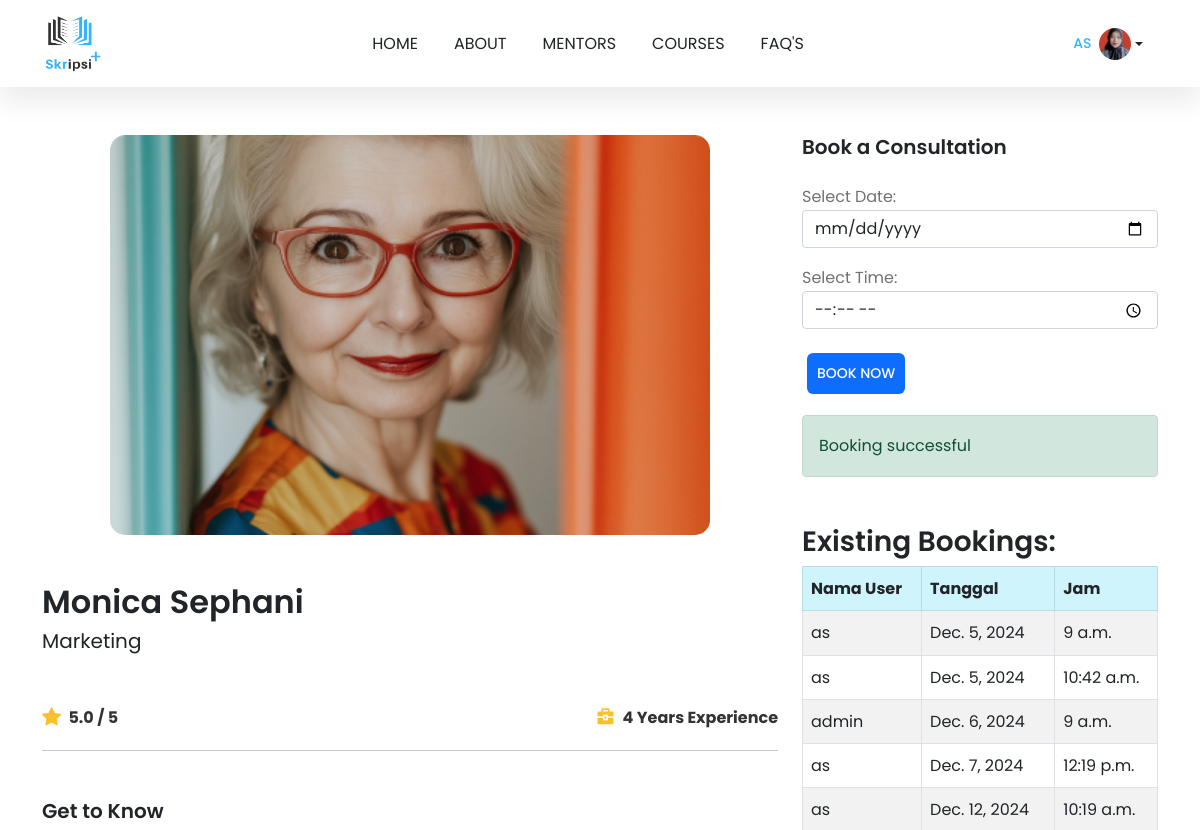
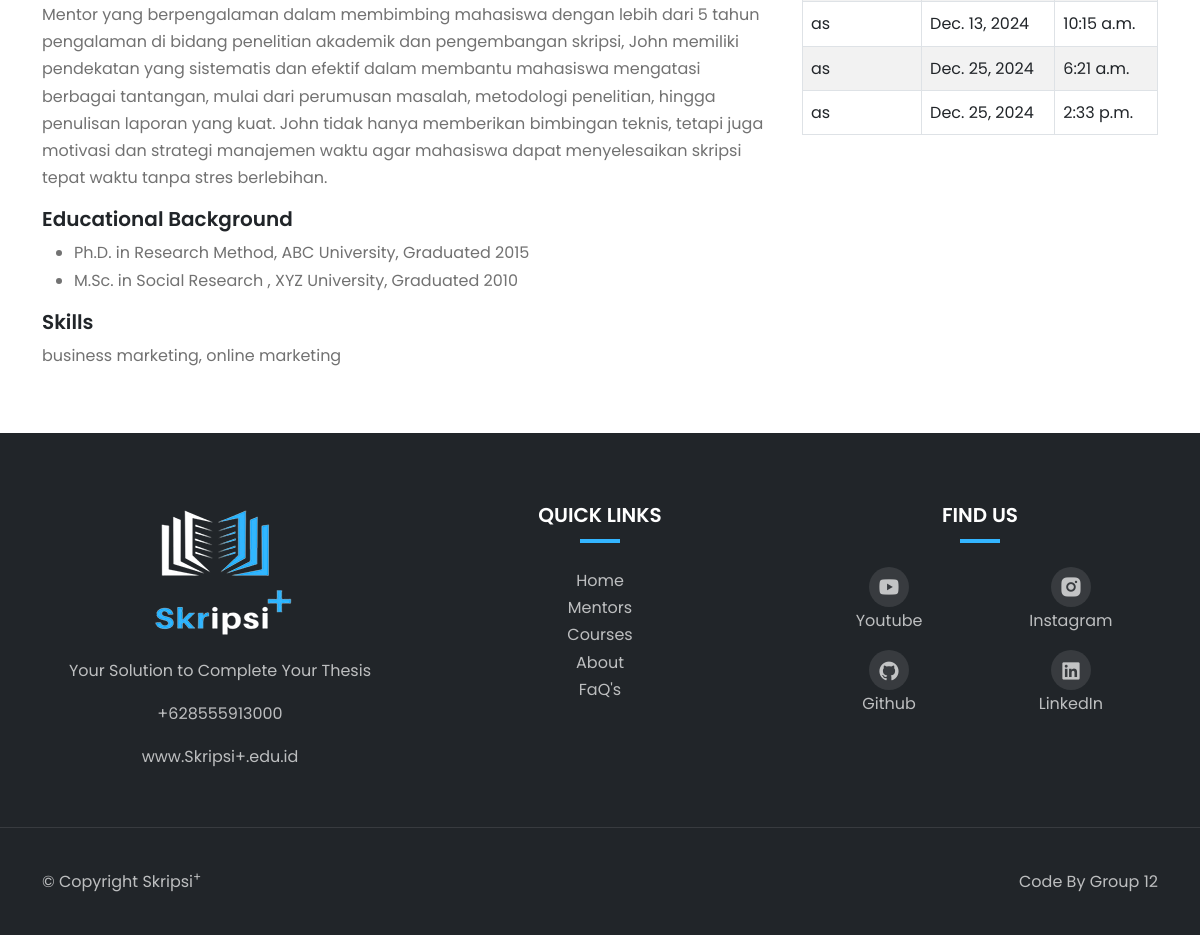
Page /mentor/2/ (signed in) on the committed database (2 pictures, top to bottom).
### public_app/models.py (models this page shows, shortened)
class Profile(models.Model):
    user = models.OneToOneField(User, on_delete=models.CASCADE)
    phone = models.CharField(max_length=15, blank=True, null=True)
    domicile = models.CharField(max_length=100, blank=True, null=True)
    photo = models.ImageField(upload_to='profile_photos/', blank=True, null=True)

class Mentor(models.Model):
    name = models.CharField(max_length=100)
    image = models.ImageField(upload_to='mentors/')
    rating = models.DecimalField(max_digits=2, decimal_places=1)
    experience = models.PositiveIntegerField(help_text="Experience in years")
    specialization = models.CharField(max_length=100)
    bio = models.TextField()
    education = models.TextField(help_text="Educational background")
    skills = models.TextField(help_text="Comma-separated list of skills")
    price = models.DecimalField(max_digits=10, decimal_places=3, default=0.0, help_text="Consultation fee")

class Booking(models.Model):
    mentor = models.ForeignKey(Mentor, on_delete=models.CASCADE, related_name="bookings")
    user = models.ForeignKey(User, on_delete=models.CASCADE)
    date = models.DateField()
    time = models.TimeField()
    class Meta:
        unique_together = ('mentor', 'date', 'time')

### public_app/views.py (the view, shortened to what this page needs)
# urls.py: path('mentor/<int:pk>/', views.mentor_detail_view, name='mentor_detail'),
def mentor_detail_view(request, pk):
    mentor = Mentor.objects.get(pk=pk)
    bookings = mentor.bookings.all().order_by('date', 'time')  # Semua booking mentor, diurutkan
    return render(request, 'dashboard_detail_mentor.html', {'mentor': mentor, 'bookings': bookings})

### public_app/templates/dashboard_detail_mentor.html (shortened to what this page needs)
{% extends 'layouts/base.html' %}
{% load static %}
{% block content %}
<div class="container mt-5 mb-5">
  <div class="row">
    <div class="col-lg-8">
      <div class="image-container d-flex align-items-center justify-content-center">
        <img src="{{ mentor.image.url }}" alt="{{ mentor.name }}" class="img-fluid" />
      </div>
      <div class="nama-dosen mt-5">
        <h2>{{ mentor.name }}</h2>
        <h5>{{ mentor.specialization }}</h5>
      </div>
      <div class="rating-dosen mt-5 d-flex justify-content-between align-items-center">
        <div class="rating d-flex align-items-center">
          <i class="bi bi-star-fill"></i>
          <span class="ms-1">{{ mentor.rating }} / 5</span>
        </div>
        <div class="rating d-flex align-items-center">
          <i class="ri-briefcase-4-fill"></i>
          <span class="ms-1">{{ mentor.experience }} Years Experience</span>
        </div>
      </div>
      <hr />
      <div class="keterangan-dosen mt-5">
        <h5>Get to Know</h5>
        <p>{{ mentor.bio }}</p>
        <h5>Educational Background</h5>
        <ul>
          {% for education in mentor.education.splitlines %}
          <li>{{ education }}</li>
          {% endfor %}
        </ul>
        <h5>Skills</h5>
        <p>{{ mentor.skills }}</p>
      </div>
    </div>
    <div class="col-lg-4">
      <h5>Book a Consultation</h5>
      <form method="POST" class="mt-4">
        <label for="date">Select Date:</label>
        <input type="date" id="date" name="date" class="form-control mb-3" required>
        <label for="time">Select Time:</label>
        <input type="time" id="time" name="time" class="form-control mb-3" required>
        <button type="submit" class="btn btn-primary mt-2">Book Now</button>
      </form>
      {% if error %}
        <p class="alert alert-danger mt-3" id="alert-message">{{ error }}</p>
      {% else %}
        <p class="alert alert-success mt-3" id="alert-message">Booking successful</p>
      {% endif %}
      <h3 class="mt-5">Existing Bookings:</h3>
      <table class="table table-striped table-bordered">
        <thead class="table-info text-dark">
          <tr>
            <th scope="col">Nama User</th>
            <th scope="col">Tanggal</th>
            <th scope="col">Jam</th>
          </tr>
        </thead>
        <tbody>
          {% for booking in bookings %}
            <tr>
              <td>{{ booking.user.username }}</td>
              <td>{{ booking.date }}</td>
              <td>{{ booking.time }}</td>
            </tr>
          {% empty %}
            <tr>
              <td colspan="3" class="text-center">No bookings yet.</td>
            </tr>
          {% endfor %}
        </tbody>
      </table>
    </div>
  </div>
</div>
{% endblock %}

### public_app/templates/components/navbar.html (shortened to what this page needs)
{% load static %}
<nav class="navbar navbar-expand-lg bg-white sticky-top">
  <div class="container">
    <a class="navbar-brand" href="/">
      <img
        class="logo"
        src="{% static 'img/Light-removebg-preview.png'%}"
        alt="logo-Skripsi+"
      />
    </a>
    <div class="collapse navbar-collapse" id="Nav">
      <ul class="navbar-nav m-auto">
        <li class="nav-item">
          <a
            class="nav-link {% if request.resolver_match.url_name == 'home' %}active{% endif %}"
            href="{% url 'home' %}"
            >Home</a
          >
        </li>
        <li class="nav-item">
          <a
            class="nav-link {% if request.resolver_match.url_name == 'about' %}active{% endif %}"
            href="{% url 'about' %}"
            >About</a
          >
        </li>
        <li class="nav-item">
          <a
            class="nav-link {% if request.resolver_match.url_name == 'mentors' %}active{% endif %}"
            href="{% url 'mentors' %}"
            >Mentors</a
          >
        </li>
        <li class="nav-item">
          <a
            class="nav-link {% if request.resolver_match.url_name == 'course' %}active{% endif %}"
            href="{% url 'course' %}"
            >Courses</a
          >
        </li>
        <li class="nav-item">
          <a
            class="nav-link {% if request.resolver_match.url_name == 'faq' %}active{% endif %}"
            href="{% url 'faq' %}"
            >FaQ's</a
          >
        </li>
      </ul>
      {% if user.is_authenticated %}
      <div class="dropdown d-none d-lg-block">
        <button
          class="d-flex align-items-center text-decoration-none dropdown-toggle user-icon btn btn-outline-secondary"
          id="dropdownUser"
          data-bs-toggle="dropdown"
          aria-expanded="false"
          style="color: #212529; background: none; border-radius: 50px; border-width: 3px;">
          <span class="me-2">{{ user.username }}</span>
          {% if user.profile.photo %}
            <img src="{{ user.profile.photo.url }}" alt="User Photo" class="rounded-circle" style="width: 32px; height: 32px; object-fit: cover;">
          {% else %}
            <img src="{% static 'img/profil.png'%}" alt="User Photo" class="rounded-circle" style="width: 32px; height: 32px; object-fit: cover;">
          {% endif %}
        </button>
      </div>
      {% endif %}
    </div>
  </div>
</nav>

### static/css/style.css (style rules this page uses)
:root { --c-dark: #212529; --c-brand: #33b5ff; --c-brand-rgb: 51, 181, 255; --c-white-rgb: 255, 255, 255; --c-dark-rgb: 33, 37, 41; --c-body: #727272; --box-shadow: 0px 15px 25px rgba(0, 0, 0, 0.08); --transition: all 0.5s ease; --font-base: "Poppins-Variable", sans-serif; }
* { padding: 0; margin: 0; box-sizing: border-box; font-family: var(--font-base); }
body { line-height: 1.7 !important; color: var(--c-body) !important; font-size: 16px !important; }
hr { background-color: var(--c-dark) !important; }
h1,h2,h3,h4,h5,h6, .h1,.h2,.h3,.h4,.h5,.h6 { font-weight: 600 !important; color: var(--c-dark); }
a { text-decoration: none !important; }
.img-fluid { max-width: 100%; height: auto; border-radius: 15px; }
span { color: var(--c-brand); }
.btn { font-weight: 500; font-size: 14px; text-transform: uppercase; border-radius: 6px !important; padding: 10px 24px; }
.navbar { box-shadow: var(--box-shadow); }
.navbar-nav .nav-link { font-weight: 400 !important; color: var(--c-dark); text-transform: uppercase; margin: 10px; padding: 10px; text-decoration: none; font-size: 16px; }
.logo { width: 60px; }
.btn { padding: 10px; margin: 5px; background-color: none; border: none; }
.image-container { position: relative; width: 100%; height: auto; }
.image-container img { max-width: 600px; max-height: 400px; width: 100%; height: auto; }
.rating i { color: #fbc02d; font-size: 1.2rem; margin-right: 0.2rem; }
.rating span { font-size: 1rem; font-weight: bold; color: #333; }
.nama-dosen h5 { font-weight: 400 !important; }

### rows in the picture
Mentor: image (picture), name "Monica Sephani", specialization "Marketing", rating "5.0", experience "4", bio "Mentor yang berpengalaman dalam membimbing mahasiswa dengan lebih dari 5 tahun pengalaman di bidang penelitian akademik dan pengembangan skripsi, John memiliki pendekatan yang sistematis dan efektif dalam membantu mahasiswa mengatasi berbagai tantangan, mulai dari perumusan masalah, metodologi penelitian, hingga penulisan laporan yang kuat. John tidak hanya memberikan bimbingan teknis, tetapi juga motivasi dan strategi manajemen waktu agar mahasiswa dapat menyelesaikan skripsi tepat waktu tanpa stres berlebihan.", skills "business marketing, online marketing"
Booking: user.username "as", date "Dec. 5, 2024", time "9 a.m."
Booking: user.username "as", date "Dec. 5, 2024", time "10:42 a.m."
Booking: user.username "admin", date "Dec. 6, 2024", time "9 a.m."
Booking: user.username "as", date "Dec. 7, 2024", time "12:19 p.m."
Booking: user.username "as", date "Dec. 12, 2024", time "10:19 a.m."
Booking: user.username "as", date "Dec. 13, 2024", time "10:15 a.m."
Booking: user.username "as", date "Dec. 25, 2024", time "6:21 a.m."
Booking: user.username "as", date "Dec. 25, 2024", time "2:33 p.m."

### other values in the picture
{{ user.username }} "AS"
{{ education }} "Ph.D. in Research Method, ABC University, Graduated 2015" "M.Sc. in Social Research , XYZ University, Graduated 2010"
